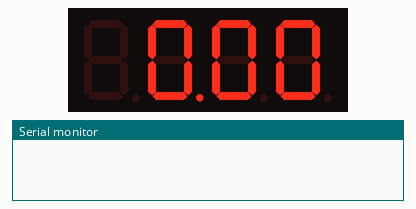
Recording of a sketch running on a simulated Arduino Uno, built with avr-gcc and run on an emulated ATmega328P. Shown: 4-digit seven-segment display, the last lines printed to the serial monitor.

Above: at 0.1 s.
At 4.1 s:
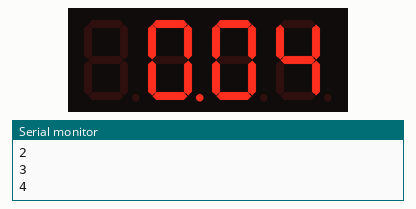
At 9.1 s:
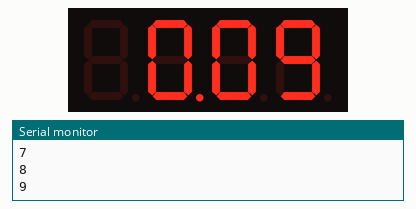
At 19.1 s:
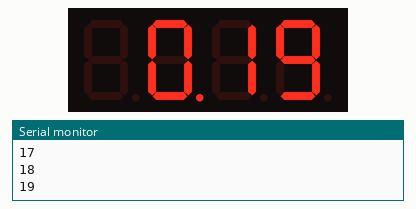
At 29.1 s:
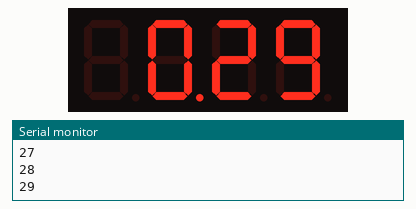
At 39.1 s:
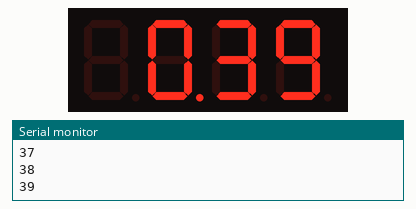

The sketch:

NumberDisplay.ino
```cpp
//https://www.instructables.com/Using-a-4-digit-7-segment-display-with-arduino/

#include "SevSeg.h"
SevSeg sevseg; //Initiate a seven segment controller object

int numTime = 0;
long int prevInterval = 0;
const long DELAY = 1000;

void setup() {
  byte numDigits = 4;
  byte digitPins[] = {2, 3, 4, 5};
  byte segmentPins[] = {6, 7, 8, 9, 10, 11, 12, 13};
  bool resistorsOnSegments = 0;
  // variable above indicates that 4 resistors were placed on the digit pins.
  // set variable to 1 if you want to use 8 resistors on the segment pins.
  sevseg.begin(COMMON_CATHODE, numDigits, digitPins, segmentPins, resistorsOnSegments);
  sevseg.setBrightness(90);

  Serial.begin(9600);
  setTime();
}

void setTime() {
  int minutes = numTime / 60;
  int seconds = numTime % 60;

  int result = minutes * 100 + seconds;
  sevseg.setNumber(result, 2);
}

void loop() {
  if (millis() - prevInterval >= DELAY) {
    prevInterval = millis();
    numTime++;
    Serial.println(numTime);
    setTime();
  }
  sevseg.refreshDisplay(); // Must run repeatedly
}
```

Measured:
- what the display in image 1 shows lasts 1.0 s, from 4.0 s to 5.0 s
